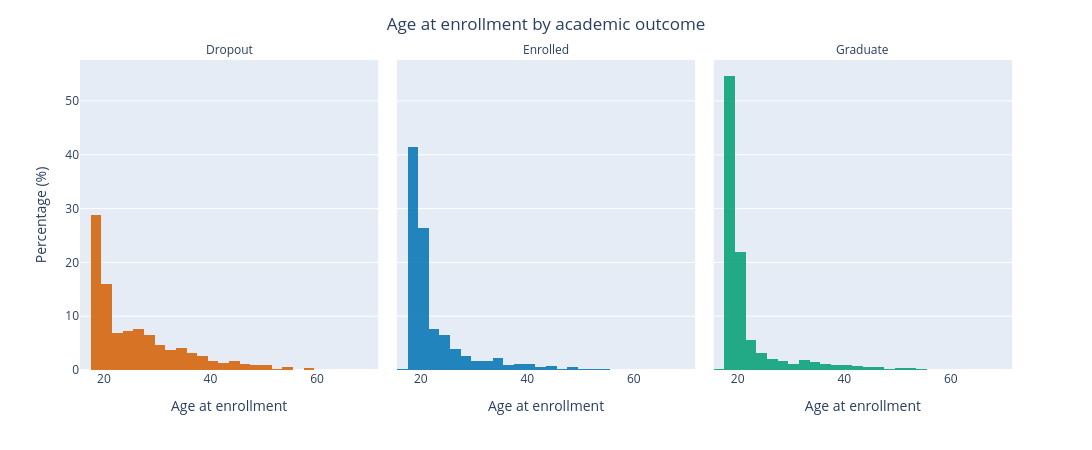

The notebook cell saved with this chart:
### Markdown cell above
### 1.5 Age at enrolment

### Code cell
fig = px.histogram(
    data_viz_pd,
    x='Age at enrollment',
    facet_col='Target',
    color='Target',
    nbins=30,
    histnorm='percent',
    opacity=0.85,
    color_discrete_map=TARGET_COLOURS,
    category_orders={'Target': ['Dropout', 'Enrolled', 'Graduate']}   # same panel order as every other chart
)

fig.update_layout(
    title={
        'text': 'Age at enrollment by academic outcome',
        'x': 0.5
    },
    xaxis_title='Age at enrollment',
    yaxis_title='Percentage (%)',
    height=450,
    width=1100,
    showlegend=False
)

fig.for_each_annotation(lambda a: a.update(text=a.text.split("=")[-1]))
save_fig(fig, '07_age_by_outcome')

print(data_viz_pd.groupby('Target')['Age at enrollment']
      .describe()[['count', 'mean', '50%', 'max']].round(1).to_string())

### Figure 1 — Plotly figure (JSON) as saved in the notebook; plotly's stock layout.template omitted (floating-point values rounded to 4 significant figures; data arrays with more than 128 entries replaced by an {"elided": "..."} marker saying what was removed)
{"data": [{"bingroup": "x", "histnorm": "percent", "hovertemplate": "Target=Dropout<br>Age at enrollment=%{x}<br>percent=%{y}<extra></extra>", "legendgroup": "Dropout", "marker": {"color": "#D55E00", "opacity": 0.85, "pattern": {"shape": ""}}, "name": "Dropout", "nbinsx": 30, "orientation": "v", "showlegend": true, "type": "histogram", "x": {"elided": "1421 int values"}, "xaxis": "x", "yaxis": "y"}, {"bingroup": "x", "histnorm": "percent", "hovertemplate": "Target=Enrolled<br>Age at enrollment=%{x}<br>percent=%{y}<extra></extra>", "legendgroup": "Enrolled", "marker": {"color": "#0072B2", "opacity": 0.85, "pattern": {"shape": ""}}, "name": "Enrolled", "nbinsx": 30, "orientation": "v", "showlegend": true, "type": "histogram", "x": {"elided": "794 int values"}, "xaxis": "x2", "yaxis": "y2"}, {"bingroup": "x", "histnorm": "percent", "hovertemplate": "Target=Graduate<br>Age at enrollment=%{x}<br>percent=%{y}<extra></extra>", "legendgroup": "Graduate", "marker": {"color": "#009E73", "opacity": 0.85, "pattern": {"shape": ""}}, "name": "Graduate", "nbinsx": 30, "orientation": "v", "showlegend": true, "type": "histogram", "x": {"elided": "2209 int values"}, "xaxis": "x3", "yaxis": "y3"}], "layout": {"annotations": [{"font": {}, "showarrow": false, "text": "Dropout", "x": 0.16, "xanchor": "center", "xref": "paper", "y": 1.0, "yanchor": "bottom", "yref": "paper"}, {"font": {}, "showarrow": false, "text": "Enrolled", "x": 0.5, "xanchor": "center", "xref": "paper", "y": 1.0, "yanchor": "bottom", "yref": "paper"}, {"font": {}, "showarrow": false, "text": "Graduate", "x": 0.84, "xanchor": "center", "xref": "paper", "y": 1.0, "yanchor": "bottom", "yref": "paper"}], "barmode": "relative", "height": 450, "legend": {"title": {"text": "Target"}, "tracegroupgap": 0}, "margin": {"t": 60}, "showlegend": false, "title": {"text": "Age at enrollment by academic outcome", "x": 0.5}, "width": 1100, "xaxis": {"anchor": "y", "domain": [0.0, 0.32], "title": {"text": "Age at enrollment"}}, "xaxis2": {"anchor": "y2", "domain": [0.34, 0.66], "matches": "x", "title": {"text": "Age at enrollment"}}, "xaxis3": {"anchor": "y3", "domain": [0.68, 1.0], "matches": "x", "title": {"text": "Age at enrollment"}}, "yaxis": {"anchor": "x", "domain": [0.0, 1.0], "title": {"text": "Percentage (%)"}}, "yaxis2": {"anchor": "x2", "domain": [0.0, 1.0], "matches": "y", "showticklabels": false}, "yaxis3": {"anchor": "x3", "domain": [0.0, 1.0], "matches": "y", "showticklabels": false}}}
